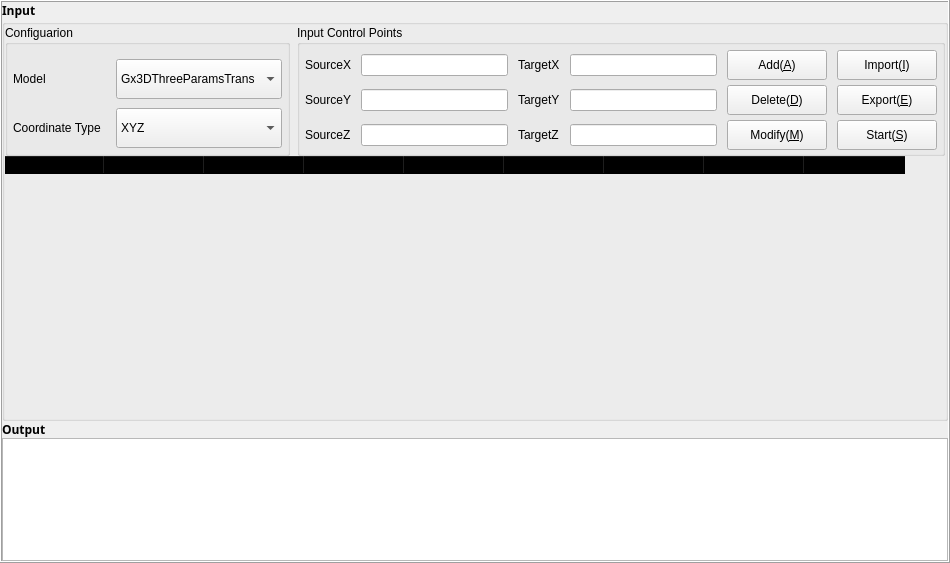
       <widget class="QWidget" name="widgetContentCenter" native="true">
        <property name="font">
         <font>
          <pointsize>7</pointsize>
         </font>
        </property>
        <layout class="QHBoxLayout" name="horizontalLayout_5">
         <property name="spacing">
          <number>0</number>
         </property>
         <property name="leftMargin">
          <number>0</number>
         </property>
         <property name="topMargin">
          <number>0</number>
         </property>
         <property name="rightMargin">
          <number>0</number>
         </property>
         <property name="bottomMargin">
          <number>0</number>
         </property>
         <item>
          <widget class="QFrame" name="frame_ContentCenter">
           <property name="minimumSize">
            <size>
             <width>950</width>
             <height>0</height>
            </size>
           </property>
           <property name="frameShape">
            <enum>QFrame::Box</enum>
           </property>
           <property name="frameShadow">
            <enum>QFrame::Raised</enum>
           </property>
           <layout class="QVBoxLayout" name="verticalLayout_5" stretch="3,1">
            <property name="spacing">
             <number>0</number>
            </property>
            <property name="leftMargin">
             <number>0</number>
            </property>
            <property name="topMargin">
             <number>0</number>
            </property>
            <property name="rightMargin">
             <number>0</number>
            </property>
            <property name="bottomMargin">
             <number>0</number>
            </property>
            <item>
             <widget class="QWidget" name="widget_top_Centerframe" native="true">
              <layout class="QVBoxLayout" name="verticalLayout_2" stretch="0,1">
               <property name="spacing">
                <number>0</number>
               </property>
               <property name="leftMargin">
                <number>0</number>
               </property>
               <property name="topMargin">
                <number>0</number>
               </property>
               <property name="rightMargin">
                <number>0</number>
               </property>
               <property name="bottomMargin">
                <number>0</number>
               </property>
               <item>
                <widget class="QLabel" name="labelInput">
                 <property name="sizePolicy">
                  <sizepolicy hsizetype="Preferred" vsizetype="Fixed">
                   <horstretch>0</horstretch>
                   <verstretch>0</verstretch>
                  </sizepolicy>
                 </property>
                 <property name="minimumSize">
                  <size>
                   <width>500</width>
                   <height>0</height>
                  </size>
                 </property>
                 <property name="maximumSize">
                  <size>
                   <width>16777215</width>
                   <height>23</height>
                  </size>
                 </property>
                 <property name="font">
                  <font>
                   <family>微软雅黑</family>
                   <pointsize>9</pointsize>
                   <weight>75</weight>
                   <bold>true</bold>
                  </font>
                 </property>
                 <property name="text">
                  <string>Input</string>
                 </property>
                </widget>
               </item>
               <item>
                <widget class="QFrame" name="frameInput">
                 <property name="styleSheet">
                  <string notr="true">QFrame{border: None; background-color: transparent;}</string>
                 </property>
                 <property name="frameShape">
                  <enum>QFrame::NoFrame</enum>
                 </property>
                 <property name="frameShadow">
                  <enum>QFrame::Raised</enum>
                 </property>
                 <property name="lineWidth">
                  <number>0</number>
                 </property>
                 <layout class="QVBoxLayout" name="verticalLayout_10">
                  <property name="spacing">
                   <number>0</number>
                  </property>
                  <property name="leftMargin">
                   <number>0</number>
                  </property>
                  <property name="topMargin">
                   <number>0</number>
                  </property>
                  <property name="rightMargin">
                   <number>0</number>
                  </property>
                  <property name="bottomMargin">
                   <number>0</number>
                  </property>
                  <item>
                   <widget class="QGroupBox" name="groupBox_frameInput">
                    <property name="styleSheet">
                     <string notr="true"/>
                    </property>
                    <property name="title">
                     <string/>
                    </property>
                    <layout class="QVBoxLayout" name="verticalLayout_9" stretch="1,2">
                     <property name="spacing">
                      <number>0</number>
                     </property>
                     <property name="leftMargin">
                      <number>0</number>
                     </property>
                     <property name="topMargin">
                      <number>0</number>
                     </property>
                     <property name="rightMargin">
                      <number>0</number>
                     </property>
                     <property name="bottomMargin">
                      <number>0</number>
                     </property>
                     <item>
                      <widget class="QFrame" name="frameTop_groupBox_frameInput">
                       <property name="layoutDirection">
                        <enum>Qt::LeftToRight</enum>
                       </property>
                       <property name="frameShape">
                        <enum>QFrame::StyledPanel</enum>
                       </property>
                       <property name="frameShadow">
                        <enum>QFrame::Raised</enum>
                       </property>
                       <layout class="QHBoxLayout" name="horizontalLayout_8" stretch="2,3">
                        <property name="spacing">
                         <number>7</number>
                        </property>
                        <property name="leftMargin">
                         <number>0</number>
                        </property>
                        <property name="topMargin">
                         <number>0</number>
                        </property>
                        <property name="rightMargin">
                         <number>0</number>
                        </property>
                        <property name="bottomMargin">
                         <number>0</number>
                        </property>
                        <item>
                         <widget class="QGroupBox" name="groupBox_Congfiguation">
                          <property name="title">
                           <string>Configuarion</string>
                          </property>
                          <layout class="QGridLayout" name="gridLayout_3" rowstretch="1,0">
                           <property name="leftMargin">
                            <number>5</number>
                           </property>
                           <property name="topMargin">
                            <number>10</number>
                           </property>
                           <property name="rightMargin">
                            <number>5</number>
                           </property>
                           <property name="bottomMargin">
                            <number>0</number>
                           </property>
                           <property name="horizontalSpacing">
                            <number>0</number>
                           </property>
                           <property name="verticalSpacing">
                            <number>5</number>
                           </property>
                           <item row="0" column="0">
                            <widget class="QLabel" name="label_12">
                             <property name="sizePolicy">
                              <sizepolicy hsizetype="Preferred" vsizetype="Preferred">
                               <horstretch>0</horstretch>
                               <verstretch>0</verstretch>
                              </sizepolicy>
                             </property>
                             <property name="text">
                              <string>Model</string>
                             </property>
                            </widget>
                           </item>
                           <item row="0" column="2">
                            <widget class="QComboBox" name="comboBox_Model">
                             <property name="sizePolicy">
                              <sizepolicy hsizetype="Preferred" vsizetype="Fixed">
                               <horstretch>0</horstretch>
                               <verstretch>0</verstretch>
                              </sizepolicy>
                             </property>
                             <property name="minimumSize">
                              <size>
                               <width>0</width>
                               <height>25</height>
                              </size>
                             </property>
                             <property name="maximumSize">
                              <size>
                               <width>16777215</width>
                               <height>40</height>
                              </size>
                             </property>
                             <item>
                              <property name="text">
                               <string>Gx3DThreeParamsTrans</string>
                              </property>
                             </item>
                            </widget>
                           </item>
                           <item row="1" column="0" colspan="2">
                            <widget class="QLabel" name="label_13">
                             <property name="sizePolicy">
                              <sizepolicy hsizetype="Preferred" vsizetype="Preferred">
                               <horstretch>0</horstretch>
                               <verstretch>0</verstretch>
                              </sizepolicy>
                             </property>
                             <property name="text">
                              <string>Coordinate Type</string>
                             </property>
                            </widget>
                           </item>
                           <item row="1" column="2">
                            <widget class="QComboBox" name="comboBox_CoordType">
                             <property name="sizePolicy">
                              <sizepolicy hsizetype="Preferred" vsizetype="Fixed">
                               <horstretch>0</horstretch>
                               <verstretch>0</verstretch>
                              </sizepolicy>
                             </property>
                             <property name="minimumSize">
                              <size>
                               <width>0</width>
                               <height>25</height>
                              </size>
                             </property>
                             <property name="maximumSize">
                              <size>
                               <width>16777215</width>
                               <height>40</height>
                              </size>
                             </property>
                             <item>
                              <property name="text">
                               <string>XYZ</string>
                              </property>
                             </item>
                            </widget>
                           </item>
                          </layout>
                         </widget>
                        </item>
                        <item>
                         <widget class="QGroupBox" name="groupBox_ControlPoints">
                          <property name="minimumSize">
                           <size>
                            <width>648</width>
                            <height>0</height>
                           </size>
                          </property>
                          <property name="styleSheet">
                           <string notr="true"/>
                          </property>
                          <property name="title">
                           <string>Input Control Points</string>
                          </property>
                          <layout class="QGridLayout" name="gridLayout_4">
                           <property name="leftMargin">
                            <number>5</number>
                           </property>
                           <property name="topMargin">
                            <number>5</number>
                           </property>
                           <property name="rightMargin">
                            <number>5</number>
                           </property>
                           <property name="bottomMargin">
                            <number>2</number>
                           </property>
                           <property name="horizontalSpacing">
                            <number>10</number>
                           </property>
                           <property name="verticalSpacing">
                            <number>5</number>
                           </property>
                           <item row="0" column="4">
                            <widget class="QPushButton" name="pushButton_Add">
                             <property name="minimumSize">
                              <size>
                               <width>100</width>
                               <height>30</height>
                              </size>
                             </property>
                             <property name="text">
                              <string>Add(&amp;A)</string>
                             </property>
                             <property name="flat">
                              <bool>false</bool>
                             </property>
                            </widget>
                           </item>
                           <item row="1" column="1">
                            <widget class="QLineEdit" name="lineEdit_SourceY"/>
                           </item>
                           <item row="0" column="5">
                            <widget class="QPushButton" name="pushButton_Import">
                             <property name="minimumSize">
                              <size>
                               <width>100</width>
                               <height>30</height>
                              </size>
                             </property>
                             <property name="text">
                              <string>Import(&amp;I)</string>
                             </property>
                            </widget>
                           </item>
                           <item row="0" column="3">
                            <widget class="QLineEdit" name="lineEdit_TargetX"/>
                           </item>
                           <item row="1" column="5">
                            <widget class="QPushButton" name="pushButton_Export">
                             <property name="minimumSize">
                              <size>
                               <width>100</width>
                               <height>30</height>
                              </size>
                             </property>
                             <property name="text">
                              <string>Export(&amp;E)</string>
                             </property>
                            </widget>
                           </item>
                           <item row="2" column="1">
                            <widget class="QLineEdit" name="lineEdit_SourceZ"/>
                           </item>
                           <item row="2" column="4">
                            <widget class="QPushButton" name="pushButton_Modify">
                             <property name="minimumSize">
                              <size>
                               <width>100</width>
                               <height>30</height>
                              </size>
                             </property>
                             <property name="font">
                              <font>
                               <weight>50</weight>
                               <bold>false</bold>
                              </font>
                             </property>
                             <property name="text">
                              <string>Modify(&amp;M)</string>
                             </property>
                             <property name="flat">
                              <bool>false</bool>
                             </property>
                            </widget>
                           </item>
                           <item row="0" column="1">
                            <widget class="QLineEdit" name="lineEdit_SourceX"/>
                           </item>
                           <item row="2" column="5">
                            <widget class="QPushButton" name="pushButton_Start">
                             <property name="minimumSize">
                              <size>
                               <width>100</width>
                               <height>30</height>
                              </size>
                             </property>
                             <property name="text">
                              <string>Start(&amp;S)</string>
                             </property>
                            </widget>
                           </item>
                           <item row="0" column="2">
                            <widget class="QLabel" name="label_14">
                             <property name="text">
                              <string>TargetX</string>
                             </property>
                            </widget>
                           </item>
                           <item row="0" column="0">
                            <widget class="QLabel" name="label_2">
                             <property name="text">
                              <string>SourceX</string>
                             </property>
                            </widget>
                           </item>
                           <item row="1" column="4">
                            <widget class="QPushButton" name="pushButton_Delete">
                             <property name="minimumSize">
                              <size>
                               <width>100</width>
                               <height>30</height>
                              </size>
                             </property>
                             <property name="text">
                              <string>Delete(&amp;D)</string>
                             </property>
                             <property name="flat">
                              <bool>false</bool>
                             </property>
                            </widget>
                           </item>
                           <item row="1" column="0">
                            <widget class="QLabel" name="label_15">
                             <property name="text">
                              <string>SourceY</string>
                             </property>
                            </widget>
                           </item>
                           <item row="2" column="3">
                            <widget class="QLineEdit" name="lineEdit_TargetZ"/>
                           </item>
                           <item row="2" column="2">
                            <widget class="QLabel" name="label_16">
                             <property name="text">
                              <string>TargetZ</string>
                             </property>
                            </widget>
                           </item>
                           <item row="1" column="3">
                            <widget class="QLineEdit" name="lineEdit_TargetY"/>
                           </item>
                           <item row="2" column="0">
                            <widget class="QLabel" name="label_17">
                             <property name="text">
                              <string>SourceZ</string>
                             </property>
                            </widget>
                           </item>
                           <item row="1" column="2">
                            <widget class="QLabel" name="label_18">
                             <property name="text">
                              <string>TargetY</string>
                             </property>
                            </widget>
                           </item>
                          </layout>
                         </widget>
                        </item>
                       </layout>
                      </widget>
                     </item>
                     <item>
                      <widget class="QFrame" name="frameBottom_groupBox_frameInput">
                       <property name="styleSheet">
                        <string notr="true"/>
                       </property>
                       <property name="frameShape">
                        <enum>QFrame::StyledPanel</enum>
                       </property>
                       <property name="frameShadow">
                        <enum>QFrame::Raised</enum>
                       </property>
                       <layout class="QHBoxLayout" name="horizontalLayout_9">
                        <property name="spacing">
                         <number>0</number>
                        </property>
                        <property name="leftMargin">
                         <number>0</number>
                        </property>
                        <property name="topMargin">
                         <number>0</number>
                        </property>
                        <property name="rightMargin">
                         <number>0</number>
                        </property>
                        <property name="bottomMargin">
                         <number>0</number>
                        </property>
                        <item>
                         <widget class="QTableWidget" name="tableWidget_ControlPoints">
                          <property name="styleSheet">
                           <string notr="true"/>
                          </property>
                          <property name="frameShape">
                           <enum>QFrame::Box</enum>
                          </property>
                          <property name="frameShadow">
                           <enum>QFrame::Plain</enum>
                          </property>
                          <property name="editTriggers">
                           <set>QAbstractItemView::NoEditTriggers</set>
                          </property>
                          <column>
                           <property name="text">
                            <string>SourceX/B</string>
                           </property>
                          </column>
                          <column>
                           <property name="text">
                            <string>SourceY/L</string>
                           </property>
                          </column>
                          <column>
                           <property name="text">
                            <string>SourceZ/H</string>
                           </property>
                          </column>
                          <column>
                           <property name="text">
                            <string>TargetX/B</string>
                           </property>
                          </column>
                          <column>
                           <property name="text">
                            <string>TargetY/L</string>
                           </property>
                          </column>
                          <column>
                           <property name="text">
                            <string>TargetZ/H</string>
                           </property>
                          </column>
                          <column>
                           <property name="text">
                            <string>ResidualX/B(m/°)</string>
                           </property>
                          </column>
                          <column>
                           <property name="text">
                            <string>ResidualY/L(m/°)</string>
                           </property>
                          </column>
                          <column>
                           <property name="text">
                            <string>ResidualZ/H(m/°)</string>
                           </property>
                          </column>
                         </widget>
                        </item>
                       </layout>
                      </widget>
                     </item>
                    </layout>
                   </widget>
                  </item>
                 </layout>
                </widget>
               </item>
              </layout>
             </widget>
            </item>
            <item>
             <widget class="QWidget" name="widget_bottom_Centerframe" native="true">
              <layout class="QVBoxLayout" name="verticalLayout_4" stretch="0,1">
               <property name="spacing">
                <number>0</number>
               </property>
               <property name="leftMargin">
                <number>0</number>
               </property>
               <property name="topMargin">
                <number>0</number>
               </property>
               <property name="rightMargin">
                <number>0</number>
               </property>
               <property name="bottomMargin">
                <number>0</number>
               </property>
               <item>
                <widget class="QLabel" name="labelOutput">
                 <property name="sizePolicy">
                  <sizepolicy hsizetype="Preferred" vsizetype="Fixed">
                   <horstretch>0</horstretch>
                   <verstretch>0</verstretch>
                  </sizepolicy>
                 </property>
                 <property name="maximumSize">
                  <size>
                   <width>16777215</width>
                   <height>23</height>
                  </size>
                 </property>
                 <property name="font">
                  <font>
                   <family>微软雅黑</family>
                   <pointsize>9</pointsize>
                   <weight>75</weight>
                   <bold>true</bold>
                  </font>
                 </property>
                 <property name="text">
                  <string>Output</string>
                 </property>
                </widget>
               </item>
               <item>
                <widget class="QFrame" name="frameOuput">
                 <property name="frameShape">
                  <enum>QFrame::StyledPanel</enum>
                 </property>
                 <property name="frameShadow">
                  <enum>QFrame::Raised</enum>
                 </property>
                 <layout class="QHBoxLayout" name="horizontalLayout_11">
                  <property name="spacing">
                   <number>0</number>
                  </property>
                  <property name="leftMargin">
                   <number>0</number>
                  </property>
                  <property name="topMargin">
                   <number>0</number>
                  </property>
                  <property name="rightMargin">
                   <number>0</number>
                  </property>
                  <property name="bottomMargin">
                   <number>0</number>
                  </property>
                  <item>
                   <widget class="QTextEdit" name="textEdit_Output">
                    <property name="frameShape">
                     <enum>QFrame::NoFrame</enum>
                    </property>
                    <property name="frameShadow">
                     <enum>QFrame::Plain</enum>
                    </property>
                    <property name="readOnly">
                     <bool>true</bool>
                    </property>
                   </widget>
                  </item>
                 </layout>
                </widget>
               </item>
              </layout>
             </widget>
            </item>
           </layout>
          </widget>
         </item>
        </layout>
       </widget>
